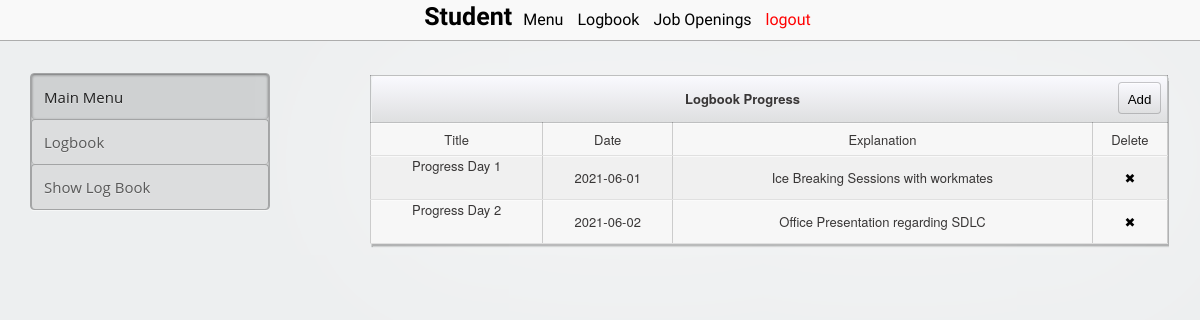
Screenshot of /student/logbook_show.php with the database file from the repository.
### tables this page shows
CREATE TABLE `logbook` (
  `id` varchar(10) NOT NULL,
  `title` varchar(255) NOT NULL,
  `date` date NOT NULL,
  `progress` varchar(150) NOT NULL
);

### student/logbook_show.php (the view, shortened to what this page needs)
<?php
echo"
<!DOCTYPE html>
<html lang='en'>
<head>
    <link rel='stylesheet' href='../style_admin.css'>
    <link rel='stylesheet' href='../table.css'>
</head>
<body>
  <nav id='nav'>
    <ul>
        <div id='logo'>
            <b>Student</b>
        </div>
        <li><a href='student.php'>Menu</a></li>
        <li><a href='logbook_show.php'>Logbook </a></li>
        <li><a href='job_opening_show.php'>Job Openings</a></li>
        <li align='right' ><a href='../logout.php' style='color:red;'>logout</a></li>
    </ul>
</nav>
<div id='main'>
    <div id='left'>
        <div id='sidebar'>
            <div class='menu'>
                <a href='student.php'>
                    <div class='menu menu-item' id='student_tc' style='box-shadow: inset 0px 1px 3px rgba(0,0,0,0.2), inset 0 0 3px rgba(0,0,0,0.05);
                    color: #212121;
                    margin-top: -1px;
                    padding-top: 13px;
                    background: rgba(0,0,0,0.06);'>
                    Main Menu
                </div>
                </a>
				 <a href='logbook.php'>
            <div class='menu menu-item' id='student_tc'>
               Logbook
            </div>
        </a>
                <a href='logbook_show.php'>
                <div class='menu menu-item' id='student_tc'>
                    Show Log Book
                </div>
            </a>
        </div>
    </div>
</div>
<div id='right'>
    <div class='table_container'>
        <div class='sub-table-container' >
            <table class='tc' >
                <thead>
                    <tr>
                        <th class='tpl-bar-breadcrumbs' colspan='9'>Logbook Progress
                            <a href='logbook.php' title='Add activity to logbook'><button class='edit-button' style='visibility:visible;width: 43px;height: 32px;line-height: 32px;margin: 5px;'>Add</button></a></th>
                        </tr>
                    </thead>
                    <tbody>
                        <tr class='row'>
							<td class='item'>Title</td>
							<td class='item'>Date</td>
                            <td class='item'>Explanation</td>
                            <td class='item'>Delete</td>
                        </tr>";
                        require "../connection.php";
                        $str="select * from logbook ;";
                        $result=mysqli_query($con, $str);
                        $x=1;
                        while($row=mysqli_fetch_array($result)) {
                            if($x==1) {
                                $x=0;
                                echo "<trclass='row'>
                                <td class='item alter'>$row[1]<a href='logbook_edit.php?id=$row[0]'><button class='edit-button'>Edit</button></a></td>
                                <td class='item alter'>$row[2]</td>
                                <td class='item alter'>$row[3]</td>
                                <td class='item alter'><a href='delete_record.php?file=logbook_show.php&table=logbook&pkey_name=id&key=$row[0]' title='Delete this activity from record'>✖</a></td>
                            </trclass=>";
                        }
                        else {
                            $x=1;
                            echo "<tr   class='row'>
                            <td class='item'>$row[1]<a href='logbook_edit.php?id=$row[0]'><button class='edit-button' >Edit</button></a></td>
                            <td class='item'>$row[2]</td>
                            <td class='item'>$row[3]</td>
                            <td class='item'><a href='delete_record.php?file=logbook_show.php&table=logbook&pkey_name=id&key=$row[0]' title='Delete this activity from record'>✖</a></td>
                        </tr>";
                    }
                }
                echo "
            </tbody>
        </table>
    </div>
</div>
</div>
</div>
</div>
</body>
</html>
";
?>

### style_admin.css (style rules this page uses)
body, html { margin: 0px auto; width: 100%; }
#nav { position: fixed; height: 40px; width: 100%; font-family: "open sans light", "Helvetica Neue", Helvetica, arial, sans-serif; background: #F9F9F9; border-bottom: 1px solid #ADADAD; text-align: center; }
li { display: inline-block; padding-left: 5px; padding-right: 5px; padding-top: 10px; padding-bottom: 10px; }
a { color: black; text-decoration: none; }
#nav li { text-decoration: none; color: #000000; }
#nav ul { margin-top: 0px; }
#logo { display: inline; font-size: 25px; text-align: left; }
#main { padding-top: 43px; width: '100%'; margin: 0 auto; }
#left { float: left; width: 25%; }
#right { float: right; width: 75%; }
#nav { z-index:50; }
#main { z-index: 5; }

### student/logbook_show.php (style rules this page uses)
body { font-family: 'open sans', 'Helvetica Neue', Helvetica, arial, sans-serif; background: #EDEFF0; }
.table_container table { width: 100%; }
td a { display:block; text-decoration:none; }

### rows the page displays
logbook: title "Progress Day 1", date "2021-06-01", progress "Ice Breaking Sessions with workmates"
logbook: title "Progress Day 2", date "2021-06-02", progress "Office Presentation regarding SDLC"
